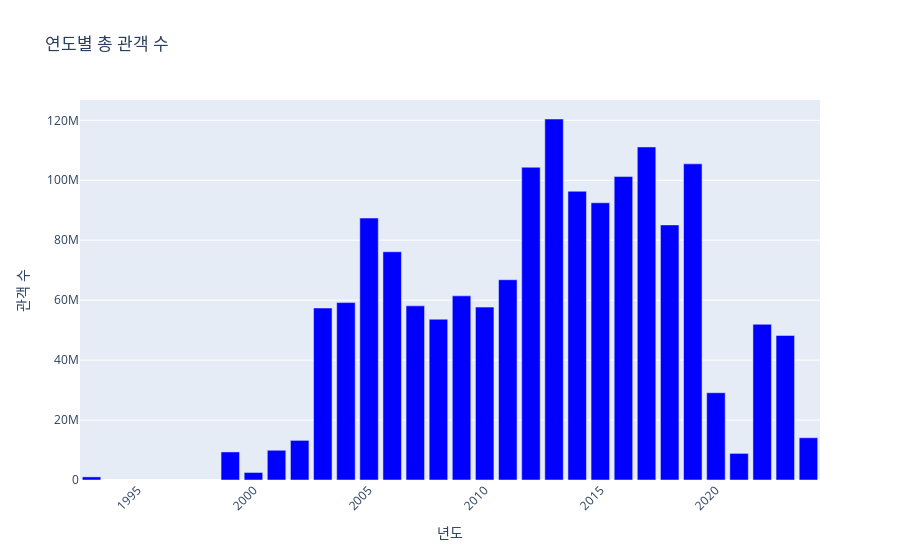

The notebook cell this image was saved under:
### Markdown cell above
### 기본 그래프

### Code cell
import plotly.graph_objects as go
import pandas as pd

# 데이터 준비
df['년도'] = pd.to_datetime(df['개봉일']).dt.year  # '개봉일'이 datetime 타입인지 확인

# 연도별 관객 수 계산
yearly_audience = df.groupby('년도')['관객수'].sum().reset_index()

# 그래프 생성
fig = go.Figure()

# 막대 그래프 추가
fig.add_trace(go.Bar(
    x=yearly_audience['년도'],
    y=yearly_audience['관객수'],
    marker_color='blue'  # 막대 색상 설정
))

# 레이아웃 설정
fig.update_layout(
    title='연도별 총 관객 수',
    xaxis=dict(title='년도'),
    yaxis=dict(title='관객 수'),
    xaxis_tickangle=-45  # X축 레이블 각도 조정
)

# 그래프 표시
fig.show()

### Figure 1 — Plotly figure (JSON) as saved in the notebook; plotly's stock layout.template omitted (floating-point values rounded to 4 significant figures)
{"data": [{"marker": {"color": "blue"}, "type": "bar", "x": [1993, 1999, 2000, 2001, 2002, 2003, 2004, 2005, 2006, 2007, 2008, 2009, 2010, 2011, 2012, 2013, 2014, 2015, 2016, 2017, 2018, 2019, 2020, 2021, 2022, 2023, 2024], "y": [1035741, 9360000, 2513540, 9923938, 13223552, 57373057, 59192391, 87401871, 76151856, 58101187, 53645567, 61432095, 57684461, 66814312, 104357401, 120444116, 96338357, 92493663, 101241064, 111117201, 85106914, 105479381, 29117412, 8874463, 51950998, 48223577, 14092661]}], "layout": {"title": {"text": "연도별 총 관객 수"}, "xaxis": {"tickangle": -45, "title": {"text": "년도"}}, "yaxis": {"title": {"text": "관객 수"}}}}
